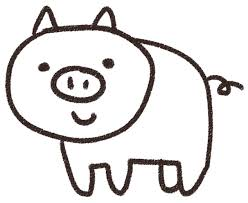
#> input picture graffiti/images/images.jpg, 248 x 203 px
$ python -i views.py   (imports and definitions only)
#> lines starting #> are read from the running program, lines starting #| are printed output that depends on the picture; after the words box and inside, x2 and y2 are one past the last pixel; in counts of white or black regions, pixels touching at a corner belong together
#> further down, picture is the input picture: shape (203, 248, 3); mean B, G, R 226.2, 226.7, 228.4
# Create your views here.
from django.shortcuts import render
import logging
from django.views.decorators.http import require_POST
from accounts.models import Character, UserAndCharacterLink
from django.contrib.sites.shortcuts import get_current_site
import numpy as np
import cv2
import copy
import sys
from django.contrib.auth.decorators import login_required
import uuid


# [72 lines left out: function upload_graffiti, not called in this run]


class GraffitiAnalyzer:
    # 初期化
    def __init__(self):
        pass

    # 2点間の距離を算出する関数
    # [5 lines left out: function calc_dist, not called in this run]


    # 体力を算出する関数
    def analyze_hit_point(self, img):
        return 1000


    # 魔法力を算出する関数
    def analyze_magic_point(self, img):
        return 1000


    # 攻撃力を算出する関数
    def analyze_attack_point(self, img):
        attack_point = 0

        # 直線検出
        img_atk = copy.deepcopy(img)
        gray = cv2.cvtColor(img, cv2.COLOR_BGR2GRAY)
        gray2 = cv2.bitwise_not(gray)
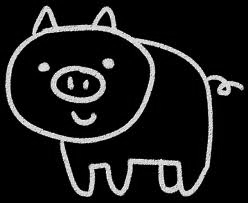
#> gray2: shape (203, 248); min 0, max 254, mean 27.9
        lines = cv2.HoughLinesP(gray2, rho=1, theta=np.pi / 360,
                                threshold=200, minLineLength=80, maxLineGap=10)
#> lines = [[15, 33, 183, 201], [16, 32, 185, 201], [40, 63, 179, 202], [23, 34, 126, 137], [38, 64, 176, 202], [16, 48, 110, 142], [16, 46, 113, 143]]

        if lines is not None:
            # とりあえず直線数 % 255, 直線が検出されない場合はランダムの値を返却
            attack_point = lines.shape[0] % 255
#> attack_point = 7

            for line in lines:
                x1, y1, x2, y2 = line[0]
                cv2.line(img_atk, (x1, y1), (x2, y2), (0, 0, 255), 2)
#> this loop made 7 passes
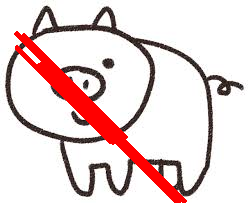
#> img_atk: shape (203, 248, 3); 6.82% of pixels changed, all inside (x1, y1, x2, y2) = (14, 31, 187, 203)

            # cv2.imshow('sample image', img_atk)
            # cv2.waitKey(0)
            # cv2.destroyAllWindows()
        else:
            print('lines have not been detected...')
            attack_point = np.random.randint(255)

        return attack_point


    # 防御力を算出する関数（画像の画素が中心に寄っている）
    # [67 lines left out: functions analyze_defence_point, analyze_speed_point, not called in this run]


    # 運命力を算出する関数（ランダム）
    def analyze_luck(self):
        luck_point = np.random.randint(255)
        return luck_point

>>> import cv2
>>> picture = cv2.imread('../../graffiti/images/images.jpg')
>>> result = GraffitiAnalyzer().analyze_attack_point(picture)
#> result = 7

$ run again, on graffiti/images/kirin-shirokuro.png
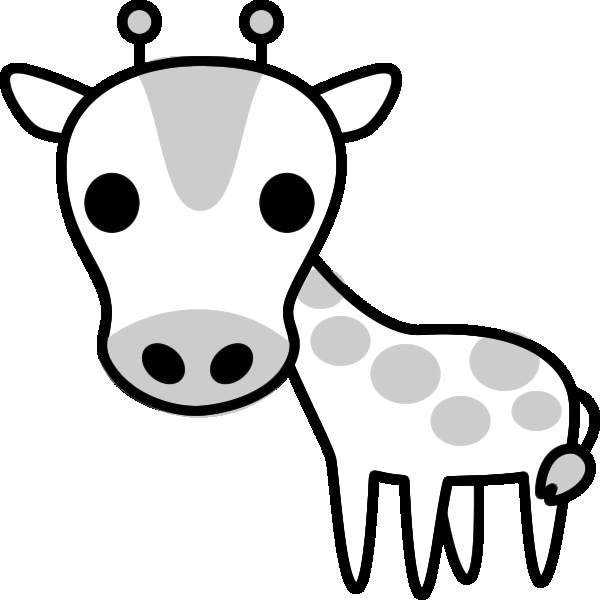
#> input picture graffiti/images/kirin-shirokuro.png, 600 x 600 px
#> picture is the input picture: shape (600, 600, 3); min 0, max 255, mean 218.8
#> in analyze_attack_point, `gray2 = cv2.bitwise_not(gray)`:
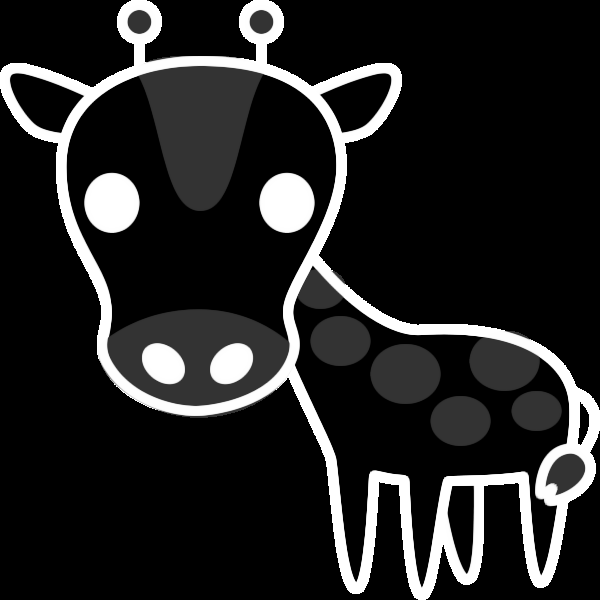
#> gray2: shape (600, 600); min 0, max 255, mean 36.2
#> lines = 187 rows, first 6: [127, 68, 232, 173], [145, 92, 230, 177], [125, 69, 231, 175], [131, 67, 233, 169], [134, 64, 235, 165], [147, 98, 229, 180]
#> the loop in analyze_attack_point, `for line in lines:` made 187 passes
#> after the loop in analyze_attack_point, `for line in lines:`:
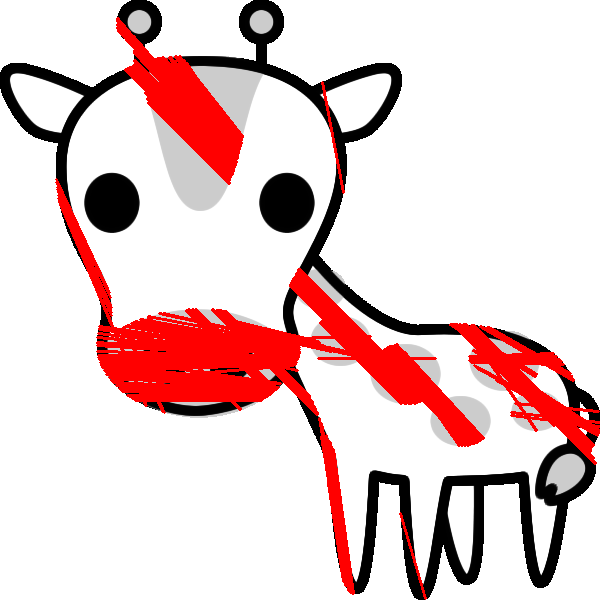
#> img_atk: shape (600, 600, 3); 10.96% of pixels changed, all inside (x1, y1, x2, y2) = (55, 17, 600, 600)
#> result = 187
